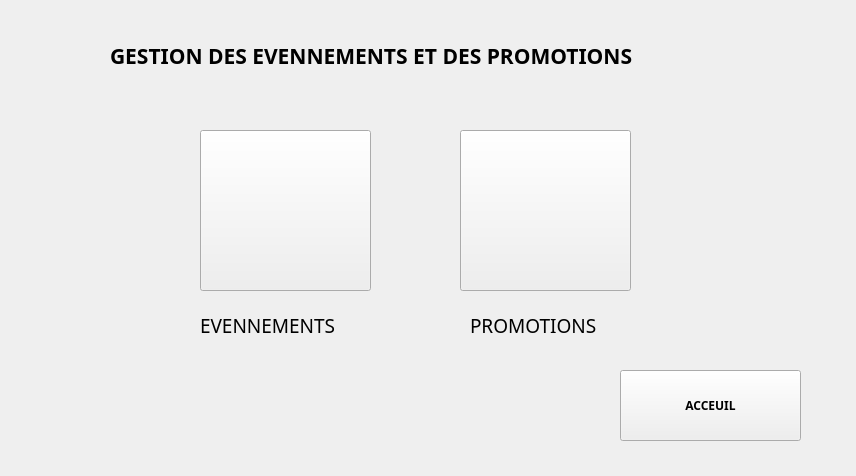
<?xml version="1.0" encoding="UTF-8"?>
<ui version="4.0">
 <class>GUI_EventPromo</class>
 <widget class="QWidget" name="GUI_EventPromo">
  <property name="geometry">
   <rect>
    <x>0</x>
    <y>0</y>
    <width>856</width>
    <height>476</height>
   </rect>
  </property>
  <property name="windowTitle">
   <string>Form</string>
  </property>
  <widget class="QLabel" name="label">
   <property name="geometry">
    <rect>
     <x>110</x>
     <y>30</y>
     <width>641</width>
     <height>51</height>
    </rect>
   </property>
   <property name="font">
    <font>
     <family>Century Gothic</family>
     <pointsize>16</pointsize>
     <weight>75</weight>
     <bold>true</bold>
    </font>
   </property>
   <property name="text">
    <string>GESTION DES EVENNEMENTS ET DES PROMOTIONS</string>
   </property>
  </widget>
  <widget class="QPushButton" name="event">
   <property name="geometry">
    <rect>
     <x>200</x>
     <y>130</y>
     <width>171</width>
     <height>161</height>
    </rect>
   </property>
   <property name="text">
    <string/>
   </property>
   <property name="icon">
    <iconset resource="images.qrc">
     <normaloff>:/icons/event.png</normaloff>:/icons/event.png</iconset>
   </property>
   <property name="iconSize">
    <size>
     <width>150</width>
     <height>150</height>
    </size>
   </property>
  </widget>
  <widget class="QPushButton" name="promo">
   <property name="geometry">
    <rect>
     <x>460</x>
     <y>130</y>
     <width>171</width>
     <height>161</height>
    </rect>
   </property>
   <property name="text">
    <string/>
   </property>
   <property name="icon">
    <iconset resource="images.qrc">
     <normaloff>:/icons/promo.png</normaloff>:/icons/promo.png</iconset>
   </property>
   <property name="iconSize">
    <size>
     <width>200</width>
     <height>200</height>
    </size>
   </property>
  </widget>
  <widget class="QLabel" name="label_2">
   <property name="geometry">
    <rect>
     <x>200</x>
     <y>300</y>
     <width>171</width>
     <height>51</height>
    </rect>
   </property>
   <property name="font">
    <font>
     <family>Century Gothic</family>
     <pointsize>14</pointsize>
    </font>
   </property>
   <property name="text">
    <string>EVENNEMENTS</string>
   </property>
  </widget>
  <widget class="QLabel" name="label_3">
   <property name="geometry">
    <rect>
     <x>470</x>
     <y>300</y>
     <width>151</width>
     <height>51</height>
    </rect>
   </property>
   <property name="font">
    <font>
     <family>Century Gothic</family>
     <pointsize>14</pointsize>
    </font>
   </property>
   <property name="text">
    <string>PROMOTIONS</string>
   </property>
  </widget>
  <widget class="QPushButton" name="pushButton">
   <property name="geometry">
    <rect>
     <x>620</x>
     <y>370</y>
     <width>181</width>
     <height>71</height>
    </rect>
   </property>
   <property name="font">
    <font>
     <family>Century Gothic</family>
     <weight>75</weight>
     <bold>true</bold>
    </font>
   </property>
   <property name="text">
    <string>ACCEUIL</string>
   </property>
   <property name="icon">
    <iconset resource="images.qrc">
     <normaloff>:/icons/acceuil.png</normaloff>:/icons/acceuil.png</iconset>
   </property>
   <property name="iconSize">
    <size>
     <width>30</width>
     <height>30</height>
    </size>
   </property>
  </widget>
 </widget>
 <resources>
  <include location="images.qrc"/>
 </resources>
 <connections/>
</ui>
